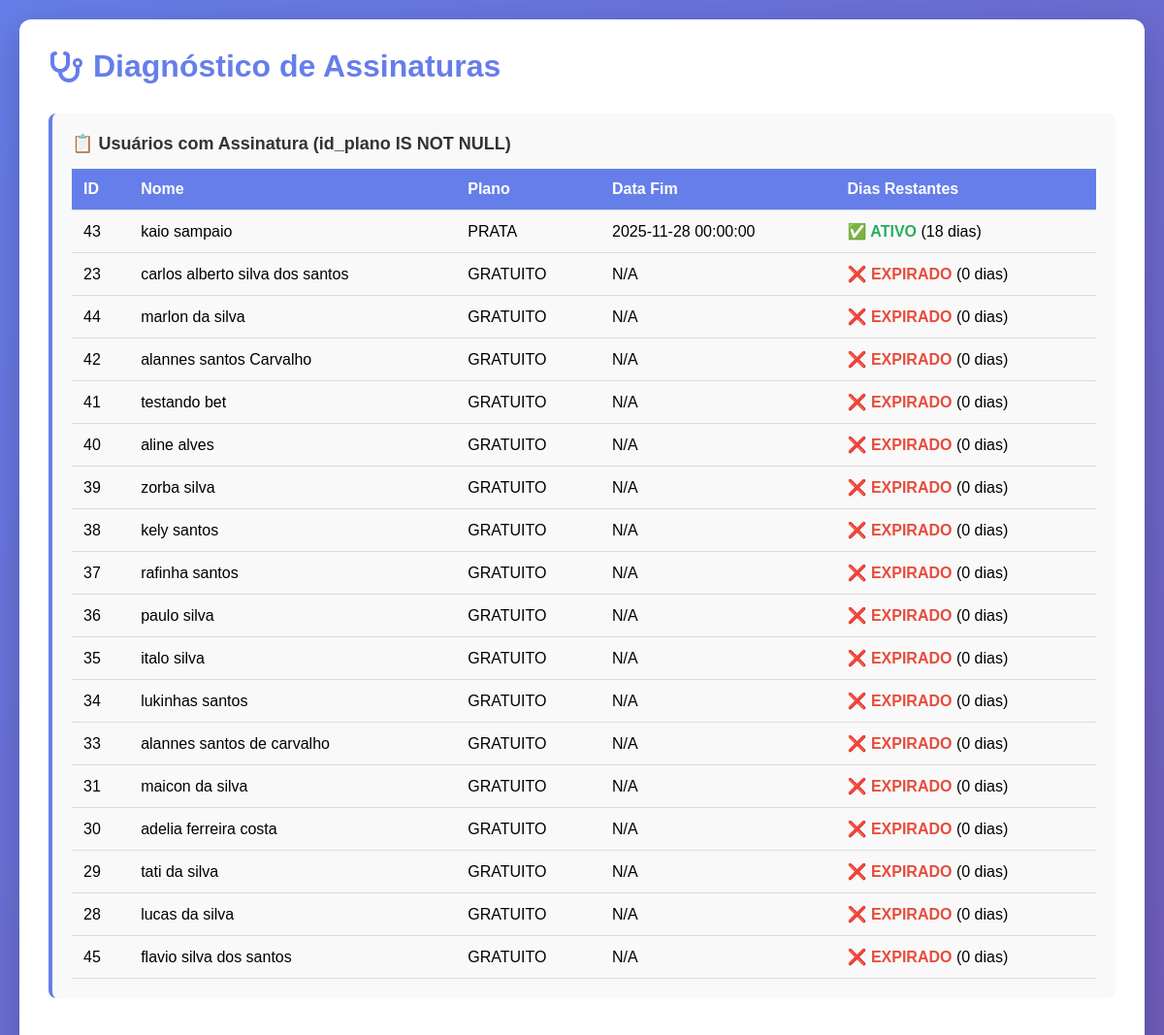
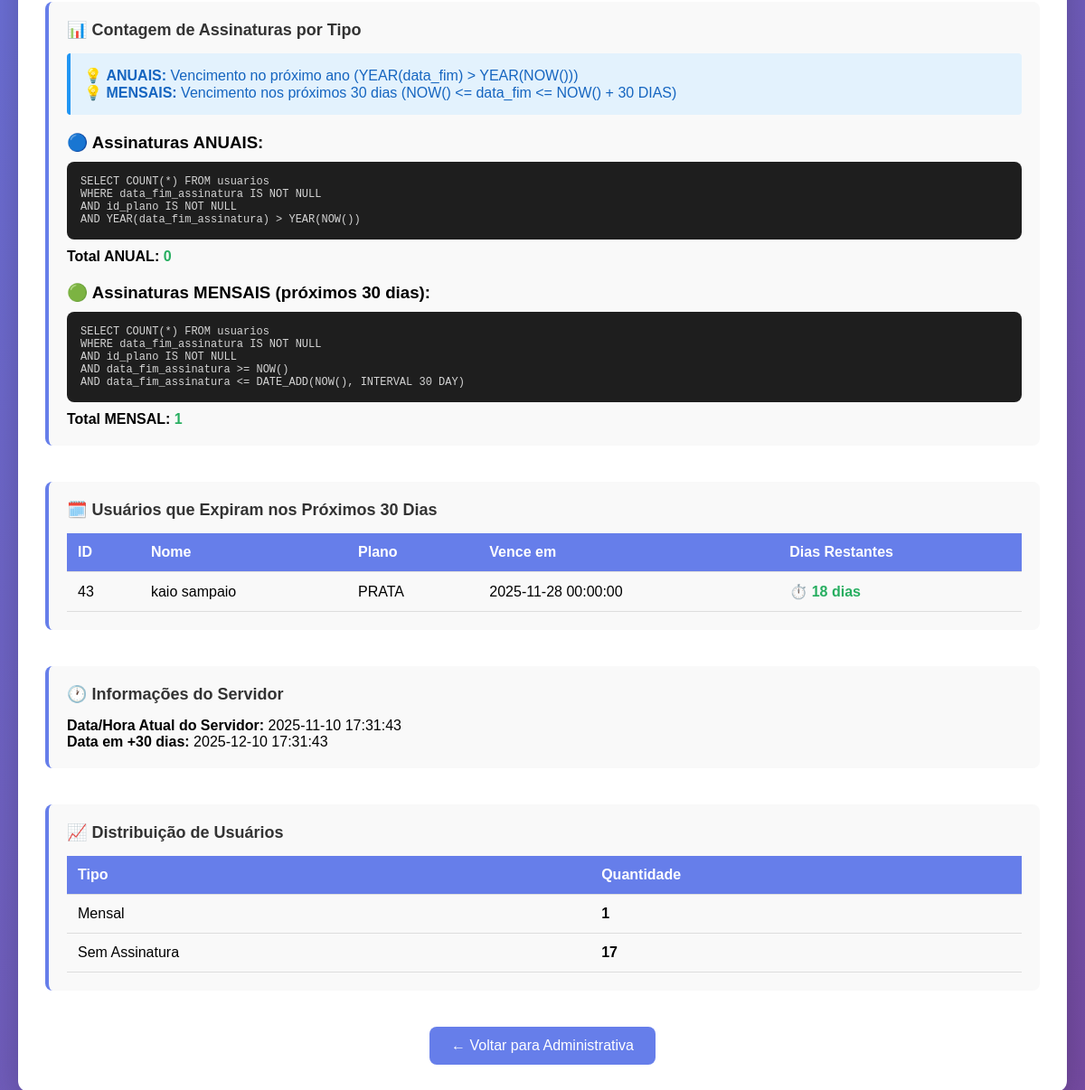
Page /diagnostico-assinaturas.php (signed in) on the committed database (2 pictures, top to bottom).
### tables this page shows
CREATE TABLE `usuarios` (
  `id` int(11) NOT NULL,
  `nome` varchar(100) NOT NULL,
  `email` varchar(100) NOT NULL,
  `senha` varchar(100) NOT NULL,
  `telefone` varchar(45) NOT NULL,
  `genero` varchar(45) NOT NULL,
  `token_recuperacao` varchar(255) NOT NULL,
  `token_expira` datetime NOT NULL,
  `data_cadastro` datetime DEFAULT NULL,
  `status_assinatura` enum('ativa','expirada','trial') DEFAULT 'trial',
  `data_inicio_assinatura` datetime DEFAULT NULL,
  `data_fim_assinatura` datetime DEFAULT NULL,
  `id_plano` int(11) DEFAULT 1,
  `tipo_ciclo` enum('mensal','anual') DEFAULT 'mensal',
  `cartao_salvo` tinyint(1) DEFAULT 0,
  `token_cartao` varchar(255) DEFAULT NULL,
  `ultimos_4_digitos` varchar(4) DEFAULT NULL,
  `bandeira_cartao` varchar(50) DEFAULT NULL,
  `mercadopago_customer_id` varchar(255) DEFAULT NULL,
  `data_renovacao_automatica` datetime DEFAULT NULL,
  `renovacao_ativa` tinyint(1) DEFAULT 1,
  `plano` varchar(50) DEFAULT 'Gratuito',
  `tipo_pagamento` enum('pago','bonus') DEFAULT 'pago'
);

CREATE TABLE `planos` (
  `id` int(11) NOT NULL,
  `nome` varchar(50) NOT NULL,
  `descricao` text DEFAULT NULL,
  `preco_mes` decimal(10,2) NOT NULL,
  `preco_ano` decimal(10,2) NOT NULL,
  `mentores_limite` int(11) DEFAULT 1,
  `entradas_diarias` int(11) DEFAULT 3,
  `ativo` tinyint(1) DEFAULT 1,
  `icone` varchar(50) DEFAULT NULL,
  `cor_tema` varchar(20) DEFAULT NULL,
  `data_criacao` timestamp NOT NULL DEFAULT current_timestamp()
);

### diagnostico-assinaturas.php (the view, shortened to what this page needs)
<?php
require_once 'carregar_sessao.php';
?>
<!DOCTYPE html>
<html lang="pt-br">
<head>
    <link rel="stylesheet" href="https://cdnjs.cloudflare.com/ajax/libs/font-awesome/6.4.0/css/all.min.css">
</head>
<body>
    <div class="container">
        <h1>
            <i class="fas fa-stethoscope"></i>
            Diagnóstico de Assinaturas
        </h1>
        <?php
        echo '<div class="secao">';
        echo '<h2>📋 Usuários com Assinatura (id_plano IS NOT NULL)</h2>';
        $result = $conexao->query("
            SELECT
                u.id,
                u.nome,
                p.nome as plano,
                u.data_fim_assinatura,
                DATEDIFF(u.data_fim_assinatura, NOW()) as dias_restantes
            FROM usuarios u
            LEFT JOIN planos p ON u.id_plano = p.id
            WHERE u.id_plano IS NOT NULL
            ORDER BY u.data_fim_assinatura DESC
        ");
        if ($result && $result->num_rows > 0) {
            echo '<table>';
            echo '<tr>';
            echo '<th>ID</th>';
            echo '<th>Nome</th>';
            echo '<th>Plano</th>';
            echo '<th>Data Fim</th>';
            echo '<th>Dias Restantes</th>';
            echo '</tr>';
            while ($row = $result->fetch_assoc()) {
                $dias = $row['dias_restantes'] ?? 0;
                $status = ($dias > 0) ? '<span class="status-ok">✅ ATIVO</span>' : '<span class="status-erro">❌ EXPIRADO</span>';
                echo '<tr>';
                echo '<td>' . $row['id'] . '</td>';
                echo '<td>' . $row['nome'] . '</td>';
                echo '<td>' . ($row['plano'] ?? 'Nenhum') . '</td>';
                echo '<td>' . ($row['data_fim_assinatura'] ?? 'N/A') . '</td>';
                echo '<td>' . $status . ' (' . $dias . ' dias)</td>';
                echo '</tr>';
            }
            echo '</table>';
        } else {
            echo '<p style="color: #e74c3c;"><strong>⚠️ Nenhum usuário com assinatura encontrado!</strong></p>';
        }
        echo '</div>';
        echo '<div class="secao">';
        echo '<h2>📊 Contagem de Assinaturas por Tipo</h2>';
        echo '<div class="info-box">';
        echo '💡 <strong>ANUAIS:</strong> Vencimento no próximo ano (YEAR(data_fim) > YEAR(NOW()))<br>';
        echo '💡 <strong>MENSAIS:</strong> Vencimento nos próximos 30 dias (NOW() <= data_fim <= NOW() + 30 DIAS)';
        echo '</div>';
        echo '<h3 style="margin-top: 20px; margin-bottom: 10px;">🔵 Assinaturas ANUAIS:</h3>';
        echo '<div class="sql-box">';
        echo 'SELECT COUNT(*) FROM usuarios<br>';
        echo 'WHERE data_fim_assinatura IS NOT NULL<br>';
        echo 'AND id_plano IS NOT NULL<br>';
        echo 'AND YEAR(data_fim_assinatura) > YEAR(NOW())';
        echo '</div>';
        $result = $conexao->query("
            SELECT COUNT(*) as count FROM usuarios
            WHERE data_fim_assinatura IS NOT NULL
            AND id_plano IS NOT NULL
            AND YEAR(data_fim_assinatura) > YEAR(NOW())
        ");
        $anuais = $result->fetch_assoc()['count'];
        echo '<p style="margin-top: 10px;"><strong>Total ANUAL:</strong> <span class="status-ok">' . $anuais . '</span></p>';
        echo '<h3 style="margin-top: 20px; margin-bottom: 10px;">🟢 Assinaturas MENSAIS (próximos 30 dias):</h3>';
        echo '<div class="sql-box">';
        echo 'SELECT COUNT(*) FROM usuarios<br>';
        echo 'WHERE data_fim_assinatura IS NOT NULL<br>';
        echo 'AND id_plano IS NOT NULL<br>';
        echo 'AND data_fim_assinatura >= NOW()<br>';
        echo 'AND data_fim_assinatura <= DATE_ADD(NOW(), INTERVAL 30 DAY)';
        echo '</div>';
        $result = $conexao->query("
            SELECT COUNT(*) as count FROM usuarios
            WHERE data_fim_assinatura IS NOT NULL
            AND id_plano IS NOT NULL
            AND data_fim_assinatura >= NOW()
            AND data_fim_assinatura <= DATE_ADD(NOW(), INTERVAL 30 DAY)
        ");
        $mensais = $result->fetch_assoc()['count'];
        echo '<p style="margin-top: 10px;"><strong>Total MENSAL:</strong> <span class="status-ok">' . $mensais . '</span></p>';
        echo '</div>';
        echo '<div class="secao">';
        echo '<h2>🗓️ Usuários que Expiram nos Próximos 30 Dias</h2>';
        $result = $conexao->query("
            SELECT
                u.id,
                u.nome,
                p.nome as plano,
                u.data_fim_assinatura,
                DATEDIFF(u.data_fim_assinatura, NOW()) as dias_restantes
            FROM usuarios u
            LEFT JOIN planos p ON u.id_plano = p.id
            WHERE u.data_fim_assinatura IS NOT NULL
            AND u.id_plano IS NOT NULL
            AND u.data_fim_assinatura >= NOW()
            AND u.data_fim_assinatura <= DATE_ADD(NOW(), INTERVAL 30 DAY)
            ORDER BY u.data_fim_assinatura ASC
        ");
        if ($result && $result->num_rows > 0) {
            echo '<table>';
            echo '<tr>';
            echo '<th>ID</th>';
            echo '<th>Nome</th>';
            echo '<th>Plano</th>';
            echo '<th>Vence em</th>';
            echo '<th>Dias Restantes</th>';
            echo '</tr>';
            while ($row = $result->fetch_assoc()) {
                echo '<tr>';
                echo '<td>' . $row['id'] . '</td>';
                echo '<td>' . $row['nome'] . '</td>';
                echo '<td>' . $row['plano'] . '</td>';
                echo '<td>' . $row['data_fim_assinatura'] . '</td>';
                echo '<td><span class="status-ok">⏱️ ' . $row['dias_restantes'] . ' dias</span></td>';
                echo '</tr>';
            }
            echo '</table>';
        } else {
            echo '<p style="color: #999;">Nenhum usuário vencendo nos próximos 30 dias</p>';
        }
        echo '</div>';
        echo '<div class="secao">';
        echo '<h2>🕐 Informações do Servidor</h2>';
        $result = $conexao->query("SELECT NOW() as agora, DATE_ADD(NOW(), INTERVAL 30 DAY) as proximos_30");
        $row = $result->fetch_assoc();
        echo '<p><strong>Data/Hora Atual do Servidor:</strong> ' . $row['agora'] . '</p>';
        echo '<p><strong>Data em +30 dias:</strong> ' . $row['proximos_30'] . '</p>';
        echo '</div>';
        echo '<div class="secao">';
        echo '<h2>📈 Distribuição de Usuários</h2>';
        $result = $conexao->query("
            SELECT
                CASE
                    WHEN id_plano IS NULL THEN 'Gratuito'
                    WHEN data_fim_assinatura IS NULL THEN 'Sem Assinatura'
                    WHEN data_fim_assinatura < NOW() THEN 'Expirado'
                    WHEN data_fim_assinatura <= DATE_ADD(NOW(), INTERVAL 30 DAY) THEN 'Mensal'
                    WHEN YEAR(data_fim_assinatura) > YEAR(NOW()) THEN 'Anual'
                    ELSE 'Outro'
                END as tipo,
                COUNT(*) as total
            FROM usuarios
            GROUP BY tipo
        ");
        echo '<table>';
        echo '<tr>';
        echo '<th>Tipo</th>';
        echo '<th>Quantidade</th>';
        echo '</tr>';
        while ($row = $result->fetch_assoc()) {
            echo '<tr>';
            echo '<td>' . $row['tipo'] . '</td>';
            echo '<td><strong>' . $row['total'] . '</strong></td>';
            echo '</tr>';
        }
        echo '</table>';
        echo '</div>';
        ?>
        <div style="text-align: center; margin-top: 40px;">
            <a href="administrativa.php" style="display: inline-block; padding: 12px 24px; background: #667eea; color: white; text-decoration: none; border-radius: 8px;">
                ← Voltar para Administrativa
            </a>
        </div>
    </div>
</body>
</html>

### diagnostico-assinaturas.php (style rules this page uses)
* { margin: 0; padding: 0; box-sizing: border-box; }
body { font-family: 'Poppins', sans-serif; background: linear-gradient(135deg, #667eea 0%, #764ba2 100%); min-height: 100vh; padding: 20px; }
.container { max-width: 1200px; margin: 0 auto; background: white; border-radius: 12px; padding: 30px; box-shadow: 0 10px 40px rgba(0, 0, 0, 0.2); }
h1 { color: #667eea; margin-bottom: 30px; display: flex; align-items: center; gap: 10px; }
.secao { margin-bottom: 40px; padding: 20px; background: #f9f9f9; border-radius: 8px; border-left: 4px solid #667eea; }
.secao h2 { color: #333; margin-bottom: 15px; font-size: 18px; }
table { width: 100%; border-collapse: collapse; margin-top: 15px; }
th, td { padding: 12px; text-align: left; border-bottom: 1px solid #ddd; }
th { background: #667eea; color: white; font-weight: 600; }
.status-ok { color: #27ae60; font-weight: bold; }
.status-erro { color: #e74c3c; font-weight: bold; }
.sql-box { background: #1e1e1e; color: #d4d4d4; padding: 15px; border-radius: 8px; font-family: monospace; font-size: 12px; overflow-x: auto; margin-top: 10px; }
.info-box { background: #e3f2fd; border-left: 4px solid #2196F3; padding: 15px; border-radius: 4px; margin-bottom: 15px; color: #1565c0; }

### rows in the picture
usuarios: id "43", nome "kaio sampaio", id_plano.nome "PRATA", data_fim_assinatura "2025-11-28 00:00:00", shows "✅ ATIVO", dias "18", dias_restantes "18"
usuarios: id "23", nome "carlos alberto silva dos santos", id_plano.nome "GRATUITO", data_fim_assinatura "N/A", shows "❌ EXPIRADO", dias "0"
usuarios: id "44", nome "marlon da silva", id_plano.nome "GRATUITO", data_fim_assinatura "N/A", shows "❌ EXPIRADO", dias "0"
usuarios: id "42", nome "alannes santos Carvalho", id_plano.nome "GRATUITO", data_fim_assinatura "N/A", shows "❌ EXPIRADO", dias "0"
usuarios: id "41", nome "testando bet", id_plano.nome "GRATUITO", data_fim_assinatura "N/A", shows "❌ EXPIRADO", dias "0"
usuarios: id "40", nome "aline alves", id_plano.nome "GRATUITO", data_fim_assinatura "N/A", shows "❌ EXPIRADO", dias "0"
usuarios: id "39", nome "zorba silva", id_plano.nome "GRATUITO", data_fim_assinatura "N/A", shows "❌ EXPIRADO", dias "0"
usuarios: id "38", nome "kely santos", id_plano.nome "GRATUITO", data_fim_assinatura "N/A", shows "❌ EXPIRADO", dias "0"
usuarios: id "37", nome "rafinha santos", id_plano.nome "GRATUITO", data_fim_assinatura "N/A", shows "❌ EXPIRADO", dias "0"
usuarios: id "36", nome "paulo silva", id_plano.nome "GRATUITO", data_fim_assinatura "N/A", shows "❌ EXPIRADO", dias "0"
usuarios: id "35", nome "italo silva", id_plano.nome "GRATUITO", data_fim_assinatura "N/A", shows "❌ EXPIRADO", dias "0"
usuarios: id "34", nome "lukinhas santos", id_plano.nome "GRATUITO", data_fim_assinatura "N/A", shows "❌ EXPIRADO", dias "0"
usuarios: id "33", nome "alannes santos de carvalho", id_plano.nome "GRATUITO", data_fim_assinatura "N/A", shows "❌ EXPIRADO", dias "0"
usuarios: id "31", nome "maicon da silva", id_plano.nome "GRATUITO", data_fim_assinatura "N/A", shows "❌ EXPIRADO", dias "0"
usuarios: id "30", nome "adelia ferreira costa", id_plano.nome "GRATUITO", data_fim_assinatura "N/A", shows "❌ EXPIRADO", dias "0"
usuarios: id "29", nome "tati da silva", id_plano.nome "GRATUITO", data_fim_assinatura "N/A", shows "❌ EXPIRADO", dias "0"
usuarios: id "28", nome "lucas da silva", id_plano.nome "GRATUITO", data_fim_assinatura "N/A", shows "❌ EXPIRADO", dias "0"
usuarios: id "45", nome "flavio silva dos santos", id_plano.nome "GRATUITO", data_fim_assinatura "N/A", shows "❌ EXPIRADO", dias "0"

### other values in the picture
$anuais "0"
$mensais "1"
$row['agora'] "2025-11-10 17:31:43"
$row['proximos_30'] "2025-12-10 17:31:43"
$row['tipo'] "Mensal"
$row['total'] "1"
$row['tipo'] "Sem Assinatura"
$row['total'] "17"
